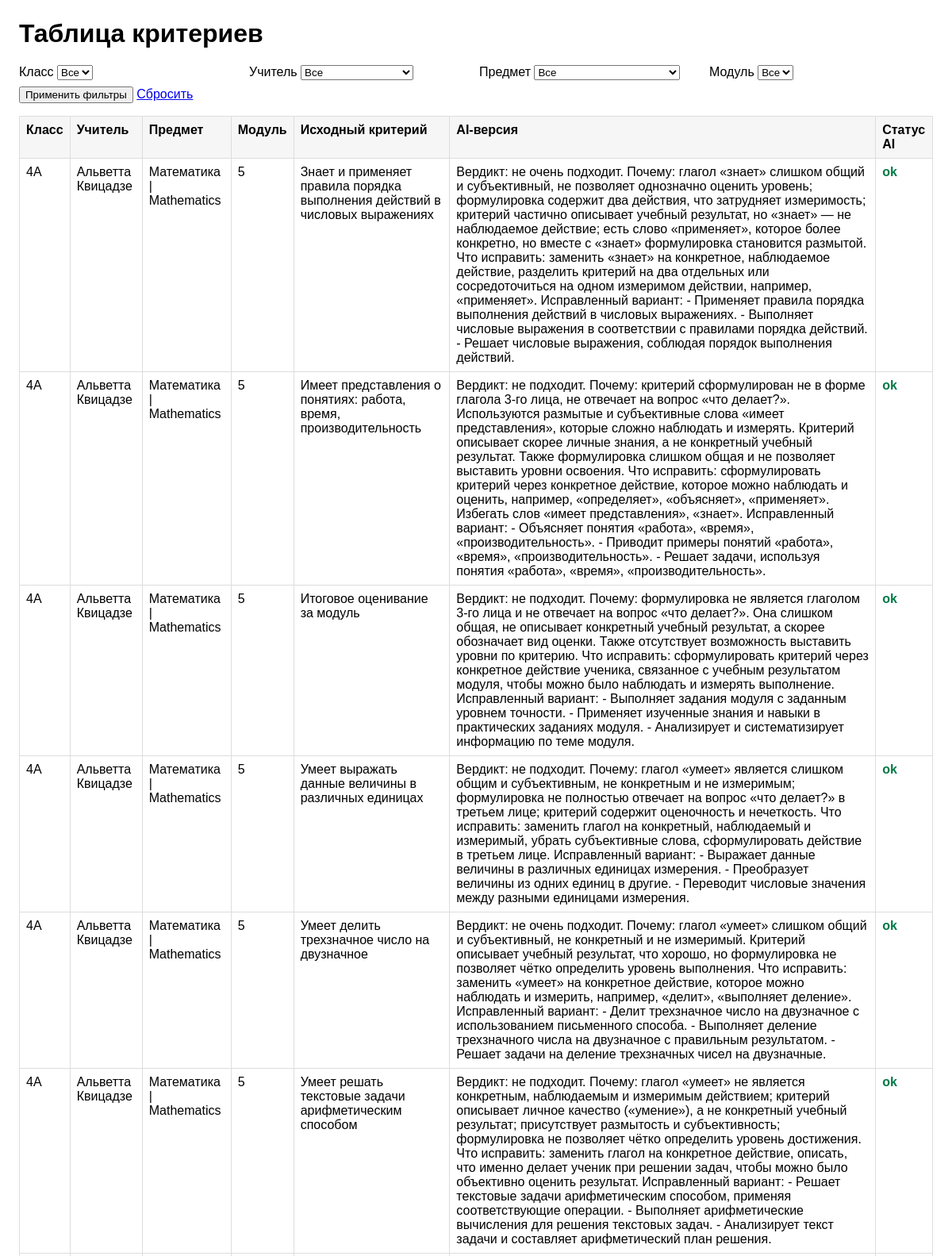
The app's page /criteria-table/ (upper part) with its own data.
### pipeline/models.py (models this page shows, shortened)
class CriterionEntry(models.Model):
    class_code = models.CharField(max_length=64)
    subject_name = models.CharField(max_length=255)
    teacher_name = models.CharField(max_length=255)
    module_number = models.PositiveIntegerField()
    criterion_text = models.TextField()
    criterion_text_ai = models.TextField(blank=True, default="")
    source_sheet_name = models.CharField(max_length=255)
    source_workbook = models.CharField(max_length=500)
    created_at = models.DateTimeField(auto_now_add=True)
    updated_at = models.DateTimeField(auto_now=True)
    class Meta:
        constraints = [
            models.UniqueConstraint(
                fields=["class_code", "subject_name", "module_number", "criterion_text"],
                name="uq_criterionentry_class_subject_module_criterion",
            )
        ]
        indexes = [
            models.Index(fields=["class_code", "subject_name"]),
            models.Index(fields=["module_number"]),
        ]
        ordering = ["class_code", "subject_name", "module_number", "criterion_text"]

### pipeline/views.py (the view)
# urls.py: path("criteria-table/", criteria_table, name="criteria_table"),
def criteria_table(request):
    queryset = CriterionEntry.objects.all().order_by(
        "class_code", "teacher_name", "subject_name", "module_number", "criterion_text"
    )
    class_code = _parse_non_empty(request.GET.get("class_code"))
    if class_code:
        queryset = queryset.filter(class_code=class_code)
    teacher_name = _parse_non_empty(request.GET.get("teacher_name"))
    if teacher_name:
        queryset = queryset.filter(teacher_name=teacher_name)
    subject_name = _parse_non_empty(request.GET.get("subject_name"))
    if subject_name:
        queryset = queryset.filter(subject_name=subject_name)
    module_number = _parse_non_empty(request.GET.get("module_number"))
    if module_number:
        queryset = queryset.filter(module_number=module_number)
    paginator = Paginator(queryset, 50)
    page_obj = paginator.get_page(request.GET.get("page"))
    preserved_query = request.GET.copy()
    preserved_query.pop("page", None)
    return render(
        request,
        "pipeline/criteria_table.html",
        {
            "page_obj": page_obj,
            "class_choices": CriterionEntry.objects.values_list("class_code", flat=True).distinct().order_by("class_code"),
            "teacher_choices": CriterionEntry.objects.values_list("teacher_name", flat=True)
            .distinct()
            .order_by("teacher_name"),
            "subject_choices": CriterionEntry.objects.values_list("subject_name", flat=True)
            .distinct()
            .order_by("subject_name"),
            "module_choices": CriterionEntry.objects.values_list("module_number", flat=True)
            .distinct()
            .order_by("module_number"),
            "filters": {
                "class_code": class_code or "",
                "teacher_name": teacher_name or "",
                "subject_name": subject_name or "",
                "module_number": module_number or "",
            },
            "querystring": preserved_query.urlencode(),
        },
    )

### pipeline/views.py (called while the page is built)
def _parse_non_empty(value: str | None) -> str | None:
    if value is None:
        return None
    trimmed = value.strip()
    return trimmed or None

### pipeline/templates/pipeline/criteria_table.html (shortened to what this page needs)
<!doctype html>
<html lang="ru">
<head>
</head>
<body>
  <h1>Таблица критериев</h1>
  <form method="get">
    <label>
      Класс
      <select name="class_code">
        <option value="">Все</option>
      </select>
    </label>
    <label>
      Учитель
      <select name="teacher_name">
        <option value="">Все</option>
      </select>
    </label>
    <label>
      Предмет
      <select name="subject_name">
        <option value="">Все</option>
      </select>
    </label>
    <label>
      Модуль
      <select name="module_number">
        <option value="">Все</option>
      </select>
    </label>
    <div class="controls">
      <button type="submit">Применить фильтры</button>
      <a href="{% url 'pipeline:criteria_table' %}">Сбросить</a>
    </div>
  </form>
  <table>
    <thead>
      <tr>
        <th>Класс</th>
        <th>Учитель</th>
        <th>Предмет</th>
        <th>Модуль</th>
        <th>Исходный критерий</th>
        <th>AI-версия</th>
        <th>Статус AI</th>
      </tr>
    </thead>
    <tbody>
      {% for row in page_obj.object_list %}
        <tr>
          <td>{{ row.class_code }}</td>
          <td>{{ row.teacher_name }}</td>
          <td>{{ row.subject_name }}</td>
          <td>{{ row.module_number }}</td>
          <td>{{ row.criterion_text }}</td>
          <td>{{ row.criterion_text_ai|default:"" }}</td>
          <td>
            {% if row.criterion_text_ai %}
              <span class="status-ok">ok</span>
            {% else %}
              <span class="status-failed">failed</span>
            {% endif %}
          </td>
        </tr>
      {% empty %}
        <tr><td colspan="7">Нет данных.</td></tr>
      {% endfor %}
    </tbody>
  </table>
</body>
</html>

### pipeline/templates/pipeline/criteria_table.html (style rules this page uses)
body { font-family: Arial, sans-serif; margin: 24px; }
table { border-collapse: collapse; width: 100%; }
th, td { border: 1px solid #ddd; padding: 8px; text-align: left; vertical-align: top; }
th { background-color: #f6f6f6; }
form { margin-bottom: 16px; display: grid; grid-template-columns: repeat(4, minmax(180px, 1fr)); gap: 8px; }
.controls { grid-column: 1 / -1; }
.status-ok { color: #027a48; font-weight: 700; }

### records on screen
CriterionEntry: class_code "4A", teacher_name "Альветта Квицадзе", subject_name "Математика | Mathematics", module_number "5", criterion_text "Знает и применяет правила порядка выполнения действий в числовых выражениях", criterion_text_ai "Вердикт: не очень подходит. Почему: глагол «знает» слишком общий и субъективный, не позволяет однозначно оценить уровень; формулировка содержит два действия, что затрудняет измеримость; критерий частично описывает учебный результат, но «знает» — не наблюдаемое действие; есть слово «применяет», которое более конкретно, но вместе с «знает» формулировка становится размытой. Что исправить: заменить «знает» на конкретное, наблюдаемое действие, разделить критерий на два отдельных или сосредоточиться на одном измеримом действии, например, «применяет». Исправленный вариант: - Применяет правила порядка выполнения действий в числовых выражениях. - Выполняет числовые выражения в соответствии с…", shows "ok"
CriterionEntry: class_code "4A", teacher_name "Альветта Квицадзе", subject_name "Математика | Mathematics", module_number "5", criterion_text "Имеет представления о понятиях: работа, время, производительность", criterion_text_ai "Вердикт: не подходит. Почему: критерий сформулирован не в форме глагола 3-го лица, не отвечает на вопрос «что делает?». Используются размытые и субъективные слова «имеет представления», которые сложно наблюдать и измерять. Критерий описывает скорее личные знания, а не конкретный учебный результат. Также формулировка слишком общая и не позволяет выставить уровни освоения. Что исправить: сформулировать критерий через конкретное действие, которое можно наблюдать и оценить, например, «определяет», «объясняет», «применяет». Избегать слов «имеет представления», «знает». Исправленный вариант: - Объясняет понятия «работа», «время», «производительность». - Приводит примеры понятий «работа», «время»,…", shows "ok"
CriterionEntry: class_code "4A", teacher_name "Альветта Квицадзе", subject_name "Математика | Mathematics", module_number "5", criterion_text "Итоговое оценивание за модуль", criterion_text_ai "Вердикт: не подходит. Почему: формулировка не является глаголом 3-го лица и не отвечает на вопрос «что делает?». Она слишком общая, не описывает конкретный учебный результат, а скорее обозначает вид оценки. Также отсутствует возможность выставить уровни по критерию. Что исправить: сформулировать критерий через конкретное действие ученика, связанное с учебным результатом модуля, чтобы можно было наблюдать и измерять выполнение. Исправленный вариант: - Выполняет задания модуля с заданным уровнем точности. - Применяет изученные знания и навыки в практических заданиях модуля. - Анализирует и систематизирует информацию по теме модуля.", shows "ok"
CriterionEntry: class_code "4A", teacher_name "Альветта Квицадзе", subject_name "Математика | Mathematics", module_number "5", criterion_text "Умеет выражать данные величины в различных единицах", criterion_text_ai "Вердикт: не подходит. Почему: глагол «умеет» является слишком общим и субъективным, не конкретным и не измеримым; формулировка не полностью отвечает на вопрос «что делает?» в третьем лице; критерий содержит оценочность и нечеткость. Что исправить: заменить глагол на конкретный, наблюдаемый и измеримый, убрать субъективные слова, сформулировать действие в третьем лице. Исправленный вариант: - Выражает данные величины в различных единицах измерения. - Преобразует величины из одних единиц в другие. - Переводит числовые значения между разными единицами измерения.", shows "ok"
CriterionEntry: class_code "4A", teacher_name "Альветта Квицадзе", subject_name "Математика | Mathematics", module_number "5", criterion_text "Умеет делить трехзначное число на двузначное", criterion_text_ai "Вердикт: не очень подходит. Почему: глагол «умеет» слишком общий и субъективный, не конкретный и не измеримый. Критерий описывает учебный результат, что хорошо, но формулировка не позволяет чётко определить уровень выполнения. Что исправить: заменить «умеет» на конкретное действие, которое можно наблюдать и измерить, например, «делит», «выполняет деление». Исправленный вариант: - Делит трехзначное число на двузначное с использованием письменного способа. - Выполняет деление трехзначного числа на двузначное с правильным результатом. - Решает задачи на деление трехзначных чисел на двузначные.", shows "ok"
CriterionEntry: class_code "4A", teacher_name "Альветта Квицадзе", subject_name "Математика | Mathematics", module_number "5", criterion_text "Умеет решать текстовые задачи арифметическим способом", criterion_text_ai "Вердикт: не подходит. Почему: глагол «умеет» не является конкретным, наблюдаемым и измеримым действием; критерий описывает личное качество («умение»), а не конкретный учебный результат; присутствует размытость и субъективность; формулировка не позволяет чётко определить уровень достижения. Что исправить: заменить глагол на конкретное действие, описать, что именно делает ученик при решении задач, чтобы можно было объективно оценить результат. Исправленный вариант: - Решает текстовые задачи арифметическим способом, применяя соответствующие операции. - Выполняет арифметические вычисления для решения текстовых задач. - Анализирует текст задачи и составляет арифметический план решения.", shows "ok"
